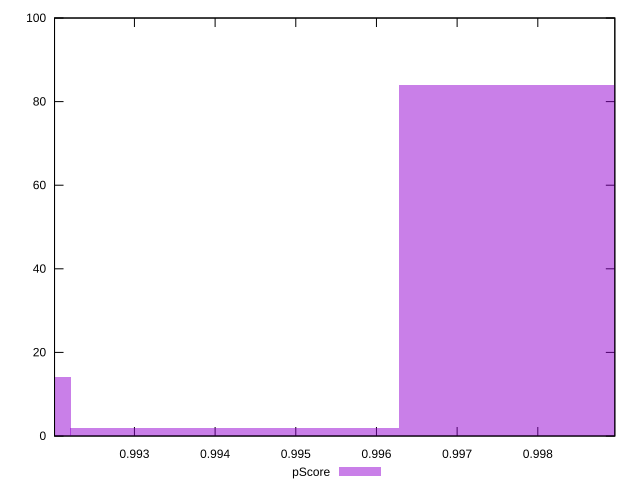

Write the gnuplot code that produced this figure.
reset

$pScore <<EOF
0.9983195819086025 84
0.9901700343011853 14
0.9942448081048939 2
EOF

set key outside below
set boxwidth 0.004074773803708582
set xrange [0.9920095198111976:0.9989547655932997]
set yrange [0:100]
set trange [0:100]
set style fill transparent solid 0.5 noborder
set terminal svg size 640, 490 enhanced background rgb 'white'
set output "reprap/interactive/samples/pages+cached+noexternal+nofonts+nosvg+noimg/pScore/histogram.svg"

plot $pScore title "pScore" with boxes

reset
